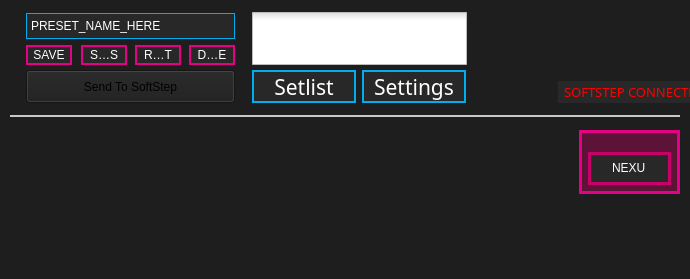
<?xml version="1.0" encoding="UTF-8"?>
<ui version="4.0">
 <class>MainWindow</class>
 <widget class="QMainWindow" name="MainWindow">
  <property name="geometry">
   <rect>
    <x>0</x>
    <y>0</y>
    <width>690</width>
    <height>279</height>
   </rect>
  </property>
  <property name="windowTitle">
   <string>MainWindow</string>
  </property>
  <property name="styleSheet">
   <string notr="true">QWidget
{
	background: rgb(30, 30, 30);
}

/*--------QLineEdit--------*/
QLineEdit
{
	background: rgb(40, 40, 40);
	border: 2px solid rgb(0,174,239);
	font: 20pt &quot;Droid Sans Mono&quot;;
	color: white;
}


/*-------QToolTip-------*/
QToolTip
{
	font: 10px &quot;Futura&quot;;
	color: rgb(255, 255, 255);
	background: rgba(40, 40, 40, 140);
	border: 1px solid rgb(120, 120, 120);
	padding: 2px;
	width: 22px;
	min-height:20px;
}</string>
  </property>
  <widget class="QWidget" name="centralWidget">
   <widget class="QLabel" name="connectedLabel">
    <property name="geometry">
     <rect>
      <x>558</x>
      <y>81</y>
      <width>133</width>
      <height>22</height>
     </rect>
    </property>
    <property name="font">
     <font>
      <family>Futura</family>
      <pointsize>10</pointsize>
      <weight>50</weight>
      <italic>false</italic>
      <bold>false</bold>
     </font>
    </property>
    <property name="toolTip">
     <string/>
    </property>
    <property name="styleSheet">
     <string notr="true">QLabel
{
	font: 10pt &quot;Futura&quot;;
	color: red;
	background: rgb(40, 40, 40);
	padding: 0px 0px 0px 3px;
}</string>
    </property>
    <property name="text">
     <string>SOFTSTEP CONNECTED</string>
    </property>
    <property name="alignment">
     <set>Qt::AlignLeading|Qt::AlignLeft|Qt::AlignVCenter</set>
    </property>
   </widget>
   <widget class="QFrame" name="frame_presets">
    <property name="geometry">
     <rect>
      <x>10</x>
      <y>5</y>
      <width>235</width>
      <height>109</height>
     </rect>
    </property>
    <property name="styleSheet">
     <string notr="true">QFrame
{
	background: rgba(60, 60, 60, 0);
	border: none;
}</string>
    </property>
    <property name="frameShape">
     <enum>QFrame::StyledPanel</enum>
    </property>
    <property name="frameShadow">
     <enum>QFrame::Raised</enum>
    </property>
    <widget class="QFrame" name="frame_innerpresets">
     <property name="geometry">
      <rect>
       <x>1</x>
       <y>-2</y>
       <width>237</width>
       <height>108</height>
      </rect>
     </property>
     <property name="styleSheet">
      <string notr="true">/*----------- QFrame ------------*/
QFrame
{
	background: rgba(125, 125, 125, 0);
}

/*----------- QPushButton ------------*/
QPushButton
{
	background: rgb(40, 40, 40);
	color: white;
	border: 2px solid rgb(230,0,134);
	font: 9pt &quot;Futura&quot;;
	padding: 0,1,0,0;
}

QPushButton:pressed
{
	background: rgb(230, 0, 134);
	color: white;
	border: none;
	font: 9pt &quot;Futura&quot;;
	padding: 0, 1, 0, 0;
}

/*----------- QToolButton ------------*/
QToolButton
{
	background: rgb(40, 40, 40);
	color: white;
	border: 2px solid rgb(230,0,134);
	font: 9pt &quot;Futura&quot;;
	padding: 0,1,0,0;
}

QToolButton:pressed
{
	background: rgb(230, 0, 134);
	color: white;
	border: 2px solid rgb(230, 0, 134);
	font: 9pt &quot;Futura&quot;;
	padding: 0, 1, 0, 0;
}

/*----------- QLabel ------------*/
QLabel
{
	background: rgba(0,0,0,0);
	color: white;
	border: none;
	font: 10pt &quot;Futura&quot;;
}

/*----------- QComboBox ------------*/
QComboBox
{
	font: 10pt &quot;Futura&quot;;
	border: 2px solid rgb(0,174,239);
	background-color: rgba(28, 28, 29);
	color: white;
 }

QComboBox QListView
{
	background-color: rgb(40, 40, 40);
	border: transparent;
	padding-left: 3px;
	padding-right: 3px;
	min-width: 35px;
}

QComboBox::item:alternate
{
	background: rgb(90, 90, 90);
}

QComboBox::item:selected
{
	border: 1px solid transparent;
	background: rgb(0,174,239);
}

QComboBox::indicator
{
	background-color: transparent;
	selection-background-color: transparent;
	color: transparent;
	selection-color: white;
}

QComboBox::drop-down
{
	width: 1px;
	height: 1px;
	subcontrol-origin: margin;
	subcontrol-position: right center;
	border-left-width: 0px;
	border-right-width: 0px;
	border-top-width: 0px;
	border-bottom-width: 0px;
}

QComboBox::down-arrow
{
	border: none;
	background: none;
	image: url(:/resources/setlist_combobox_menu_arrows.png);
	padding-right: 20px;
}
</string>
     </property>
     <property name="frameShape">
      <enum>QFrame::StyledPanel</enum>
     </property>
     <property name="frameShadow">
      <enum>QFrame::Raised</enum>
     </property>
     <widget class="QToolButton" name="save">
      <property name="geometry">
       <rect>
        <x>15</x>
        <y>42</y>
        <width>46</width>
        <height>20</height>
       </rect>
      </property>
      <property name="toolTip">
       <string>Save any changes to the &lt;br&gt;current preset.</string>
      </property>
      <property name="styleSheet">
       <string notr="true">/*----------- QToolButton ------------*/
QToolButton
{
	background: rgb(40, 40, 40);
	color: white;
	border: 2px solid rgb(230,0,134);
	font: 9pt &quot;Futura&quot;;
	padding: 0,1,0,0;
}

QToolButton:pressed
{
	background: rgb(230, 0, 134);
	color: white;
	border: 2px solid rgb(230, 0, 134);
	font: 9pt &quot;Futura&quot;;
	padding: 0, 1, 0, 0;
}</string>
      </property>
      <property name="text">
       <string>SAVE</string>
      </property>
     </widget>
     <widget class="QToolButton" name="saveas">
      <property name="geometry">
       <rect>
        <x>70</x>
        <y>42</y>
        <width>46</width>
        <height>20</height>
       </rect>
      </property>
      <property name="toolTip">
       <string>Save the current settings&lt;br&gt; to a new preset slot.</string>
      </property>
      <property name="text">
       <string>SAVE AS</string>
      </property>
     </widget>
     <widget class="QToolButton" name="revert">
      <property name="geometry">
       <rect>
        <x>124</x>
        <y>42</y>
        <width>46</width>
        <height>20</height>
       </rect>
      </property>
      <property name="toolTip">
       <string>Revert any unsaved &lt;br&gt;changes in the current &lt;br&gt;preset to its previously &lt;br&gt;saved state.</string>
      </property>
      <property name="text">
       <string>REVERT</string>
      </property>
     </widget>
     <widget class="QToolButton" name="deletepreset">
      <property name="geometry">
       <rect>
        <x>178</x>
        <y>42</y>
        <width>46</width>
        <height>20</height>
       </rect>
      </property>
      <property name="toolTip">
       <string>Delete the currently selected preset.</string>
      </property>
      <property name="text">
       <string>DELETE</string>
      </property>
     </widget>
     <widget class="QComboBox" name="presetmenu">
      <property name="geometry">
       <rect>
        <x>15</x>
        <y>10</y>
        <width>209</width>
        <height>26</height>
       </rect>
      </property>
      <property name="toolTip">
       <string>The preset currently being edited</string>
      </property>
      <property name="autoFillBackground">
       <bool>false</bool>
      </property>
      <property name="styleSheet">
       <string notr="true">/*----------- QComboBox ------------*/
QComboBox
{
	font: 10pt &quot;Futura&quot;;
	border: 1px solid rgb(0,174,239);
	background: rgb(40, 40, 40);
	color: white;
	padding: 1px 3px 1px 4px;
 }

QComboBox QListView
{
	background-color: rgb(40, 40, 40);
	border: transparent;
	font: 10px &quot;Futura&quot;;
	padding-left: 3px;
	padding-right: 3px;
	min-width: 35px;
}

QComboBox::item:alternate
{
	background: rgb(90, 90, 90);
}

QComboBox::item:selected
{
	border: 1px solid transparent;
	background: rgb(0,174,239);
}

QComboBox::indicator
{
	background-color: transparent;
	selection-background-color: transparent;
	color: transparent;
	selection-color: white;
}

QComboBox::drop-down
{
	width: 1px;
	height: 1px;
	subcontrol-origin: margin;
	subcontrol-position: right center;
	border-left-width: 0px;
	border-right-width: 0px;
	border-top-width: 0px;
	border-bottom-width: 0px;
	padding: 1px 1px 1px 4px;
}

</string>
      </property>
      <property name="editable">
       <bool>false</bool>
      </property>
      <property name="frame">
       <bool>true</bool>
      </property>
      <item>
       <property name="text">
        <string>PRESET_NAME_HERE</string>
       </property>
      </item>
      <item>
       <property name="text">
        <string>1</string>
       </property>
      </item>
      <item>
       <property name="text">
        <string>2</string>
       </property>
      </item>
      <item>
       <property name="text">
        <string>3</string>
       </property>
      </item>
      <item>
       <property name="text">
        <string>4</string>
       </property>
      </item>
      <item>
       <property name="text">
        <string>5</string>
       </property>
      </item>
      <item>
       <property name="text">
        <string>6</string>
       </property>
      </item>
      <item>
       <property name="text">
        <string>7</string>
       </property>
      </item>
      <item>
       <property name="text">
        <string>8</string>
       </property>
      </item>
      <item>
       <property name="text">
        <string>9</string>
       </property>
      </item>
      <item>
       <property name="text">
        <string>10</string>
       </property>
      </item>
     </widget>
     <widget class="QLabel" name="presetlabel">
      <property name="geometry">
       <rect>
        <x>-4</x>
        <y>9</y>
        <width>14</width>
        <height>93</height>
       </rect>
      </property>
      <property name="styleSheet">
       <string notr="true">QFrame
{
	border: none;
	padding: none;
	background-image: url(:/resources/mainWindow_preset_label.png);
}</string>
      </property>
      <property name="text">
       <string/>
      </property>
     </widget>
    </widget>
    <widget class="QToolButton" name="update">
     <property name="geometry">
      <rect>
       <x>16</x>
       <y>65</y>
       <width>209</width>
       <height>33</height>
      </rect>
     </property>
     <property name="toolTip">
      <string>&quot;Make it so.&quot;&lt;p&gt;Update a connected SoftStep's presets with the current setlist.</string>
     </property>
     <property name="styleSheet">
      <string notr="true">/*---------- QToolButton ---------*/
QToolButton
{
	background: rgb(40, 40, 40);
	border: 2px solid rgba(0,174,239,255);
	font: 16pt &quot;Futura&quot;;
	color: white;
}

QToolButton:pressed
{
	background: rgba(0,174,239,255);
	border: none;
	font: 16pt &quot;Futura&quot;;
	color: white;
}

QToolButton::disabled
{
	background: rgba(60, 60, 60, 75);
	border: 2px solid rgba(0, 56, 77, 255);
	font: 16pt &quot;Futura&quot;;
	color: rgba(255, 255, 255, 35);
}

QToolTip
{
	font: 10pt &quot;Futura&quot;;
}s</string>
     </property>
     <property name="text">
      <string>Send To SoftStep</string>
     </property>
    </widget>
   </widget>
   <widget class="QLabel" name="label">
    <property name="geometry">
     <rect>
      <x>492</x>
      <y>7</y>
      <width>184</width>
      <height>65</height>
     </rect>
    </property>
    <property name="styleSheet">
     <string notr="true">QLabel
{
	border: none;
	background: transparent;
	background-image: url(:/resources/mainWindow_logo.png);
}</string>
    </property>
    <property name="text">
     <string/>
    </property>
   </widget>
   <widget class="QFrame" name="frame_displayname">
    <property name="geometry">
     <rect>
      <x>579</x>
      <y>130</y>
      <width>101</width>
      <height>64</height>
     </rect>
    </property>
    <property name="styleSheet">
     <string notr="true">QFrame
{
	background: rgba(190, 0, 94, 100);
	border: 3px solid rgb(230,0,134);
}</string>
    </property>
    <property name="frameShape">
     <enum>QFrame::StyledPanel</enum>
    </property>
    <property name="frameShadow">
     <enum>QFrame::Raised</enum>
    </property>
    <widget class="QLineEdit" name="displayName">
     <property name="geometry">
      <rect>
       <x>9</x>
       <y>22</y>
       <width>83</width>
       <height>33</height>
      </rect>
     </property>
     <property name="contextMenuPolicy">
      <enum>Qt::DefaultContextMenu</enum>
     </property>
     <property name="toolTip">
      <string>Sets the current preset's display name. &lt;p&gt; Anything entered here appears on&lt;br&gt; the SoftStep's alphanumeric display&lt;br&gt; when the preset is selected. &lt;p&gt;Limited to a maximum of four &lt;br&gt;characters.</string>
     </property>
     <property name="styleSheet">
      <string notr="true">QLineEdit
{
	border: 3px solid rgb(200,0,104);
	padding-bottom: 2px;
}

QLineEdit:focus
{
	border: 3px solid white;
	padding-bottom: 2px;
}</string>
     </property>
     <property name="text">
      <string>NEXU</string>
     </property>
     <property name="maxLength">
      <number>4</number>
     </property>
     <property name="alignment">
      <set>Qt::AlignCenter</set>
     </property>
    </widget>
    <widget class="QLabel" name="presetlabel_3">
     <property name="geometry">
      <rect>
       <x>14</x>
       <y>8</y>
       <width>73</width>
       <height>10</height>
      </rect>
     </property>
     <property name="styleSheet">
      <string notr="true">QFrame
{
	border: none;
	padding: none;
	background: none;
	background-image: url(:/resources/mainWindow_displayname_label.png);
}</string>
     </property>
     <property name="text">
      <string/>
     </property>
    </widget>
   </widget>
   <widget class="QLabel" name="label_2">
    <property name="geometry">
     <rect>
      <x>10</x>
      <y>115</y>
      <width>670</width>
      <height>10</height>
     </rect>
    </property>
    <property name="styleSheet">
     <string notr="true">QLabel
{
	border-top: 2px solid rgb(200, 200, 200);
	background: none;
}</string>
    </property>
    <property name="text">
     <string/>
    </property>
   </widget>
   <widget class="QFrame" name="frame_editormode">
    <property name="geometry">
     <rect>
      <x>245</x>
      <y>5</y>
      <width>228</width>
      <height>109</height>
     </rect>
    </property>
    <property name="styleSheet">
     <string notr="true">QFrame
{
	background: rgba(60, 60, 60, 0);
	border: none;
}</string>
    </property>
    <property name="frameShape">
     <enum>QFrame::StyledPanel</enum>
    </property>
    <property name="frameShadow">
     <enum>QFrame::Raised</enum>
    </property>
    <widget class="QCheckBox" name="mode">
     <property name="enabled">
      <bool>true</bool>
     </property>
     <property name="geometry">
      <rect>
       <x>7</x>
       <y>7</y>
       <width>215</width>
       <height>53</height>
      </rect>
     </property>
     <property name="toolTip">
      <string>Switch between Hosted and Standalone mode.</string>
     </property>
     <property name="styleSheet">
      <string notr="true"> /* ---------- QCheckBox ------------*/
QCheckBox
{
	background: none;
    color: transparent;
    font: 10pt &quot;Futura&quot;;
}

QCheckBox::indicator
{
    width: 215px;
    height: 53px;
	padding: 0px;
}

QCheckBox::indicator:unchecked
{
    image: url(:/resources/mainWindow_editormode_unchecked.png);
}

QCheckBox::indicator:unchecked:hover
{
    image: url(:/resources/mainWindow_editormode_unchecked.png);
}

QCheckBox::indicator:unchecked:pressed
{
    image: url(:/resources/mainWindow_editormode_uncheckedPressed.png);
}

QCheckBox::indicator:checked
{
    image: url(:/resources/mainWindow_editormode_checked.png);
}

QCheckBox::indicator:checked:pressed
{
    image: url(:/resources/mainWindow_editormode_checkedPressed.png);
}

QCheckBox::indicator:unchecked:focus
{
    image: url(:/resources/mainWindow_editormode_unchecked.png);
}

QCheckBox::indicator:unchecked:pressed:focus
{
    image: url(:/resources/mainWindow_editormode_uncheckedPressed.png);
}

QCheckBox::indicator:checked:focus
{
    image: url(:/resources/mainWindow_editormode_checked.png);
}

QCheckBox::indicator:checked:pressed:focus
{
    image: url(:/resources/mainWindow_editormode_checkedPressed.png);
}

</string>
     </property>
     <property name="text">
      <string/>
     </property>
     <property name="checked">
      <bool>true</bool>
     </property>
    </widget>
    <widget class="QPushButton" name="opensetlist">
     <property name="geometry">
      <rect>
       <x>7</x>
       <y>65</y>
       <width>104</width>
       <height>33</height>
      </rect>
     </property>
     <property name="sizePolicy">
      <sizepolicy hsizetype="Minimum" vsizetype="Fixed">
       <horstretch>0</horstretch>
       <verstretch>0</verstretch>
      </sizepolicy>
     </property>
     <property name="minimumSize">
      <size>
       <width>96</width>
       <height>30</height>
      </size>
     </property>
     <property name="maximumSize">
      <size>
       <width>110</width>
       <height>35</height>
      </size>
     </property>
     <property name="font">
      <font>
       <family>Futura</family>
       <pointsize>16</pointsize>
       <weight>50</weight>
       <italic>false</italic>
       <bold>false</bold>
      </font>
     </property>
     <property name="toolTip">
      <string>Open the setlist window.</string>
     </property>
     <property name="styleSheet">
      <string notr="true">/*---------- QPushButton ---------*/
QPushButton
{
	background: rgb(40, 40, 40);
	border: 2px solid rgba(0,174,239,255);
	font: 16pt &quot;Futura&quot;;
	color: white;
}

QPushButton:pressed
{
	background: rgba(0,174,239,255);
	border: none;
	font: 16pt &quot;Futura&quot;;
	color: white;
}</string>
     </property>
     <property name="text">
      <string>Setlist</string>
     </property>
    </widget>
    <widget class="QPushButton" name="opensettings">
     <property name="geometry">
      <rect>
       <x>117</x>
       <y>65</y>
       <width>104</width>
       <height>33</height>
      </rect>
     </property>
     <property name="sizePolicy">
      <sizepolicy hsizetype="Minimum" vsizetype="Fixed">
       <horstretch>0</horstretch>
       <verstretch>0</verstretch>
      </sizepolicy>
     </property>
     <property name="minimumSize">
      <size>
       <width>96</width>
       <height>30</height>
      </size>
     </property>
     <property name="maximumSize">
      <size>
       <width>110</width>
       <height>35</height>
      </size>
     </property>
     <property name="font">
      <font>
       <family>Futura</family>
       <pointsize>16</pointsize>
       <weight>50</weight>
       <italic>false</italic>
       <bold>false</bold>
      </font>
     </property>
     <property name="toolTip">
      <string>Open the settings window.</string>
     </property>
     <property name="styleSheet">
      <string notr="true">/*---------- QPushButton ---------*/
QPushButton
{
	background: rgb(40, 40, 40);
	border: 2px solid rgba(0,174,239,255);
	font: 16pt &quot;Futura&quot;;
	color: white;
}

QPushButton:pressed
{
	background: rgba(0,174,239,255);
	border: none;
	font: 16pt &quot;Futura&quot;;
	color: white;
}</string>
     </property>
     <property name="text">
      <string>Settings</string>
     </property>
    </widget>
   </widget>
  </widget>
  <widget class="QStatusBar" name="statusBar"/>
 </widget>
 <layoutdefault spacing="6" margin="11"/>
 <resources/>
 <connections/>
</ui>
